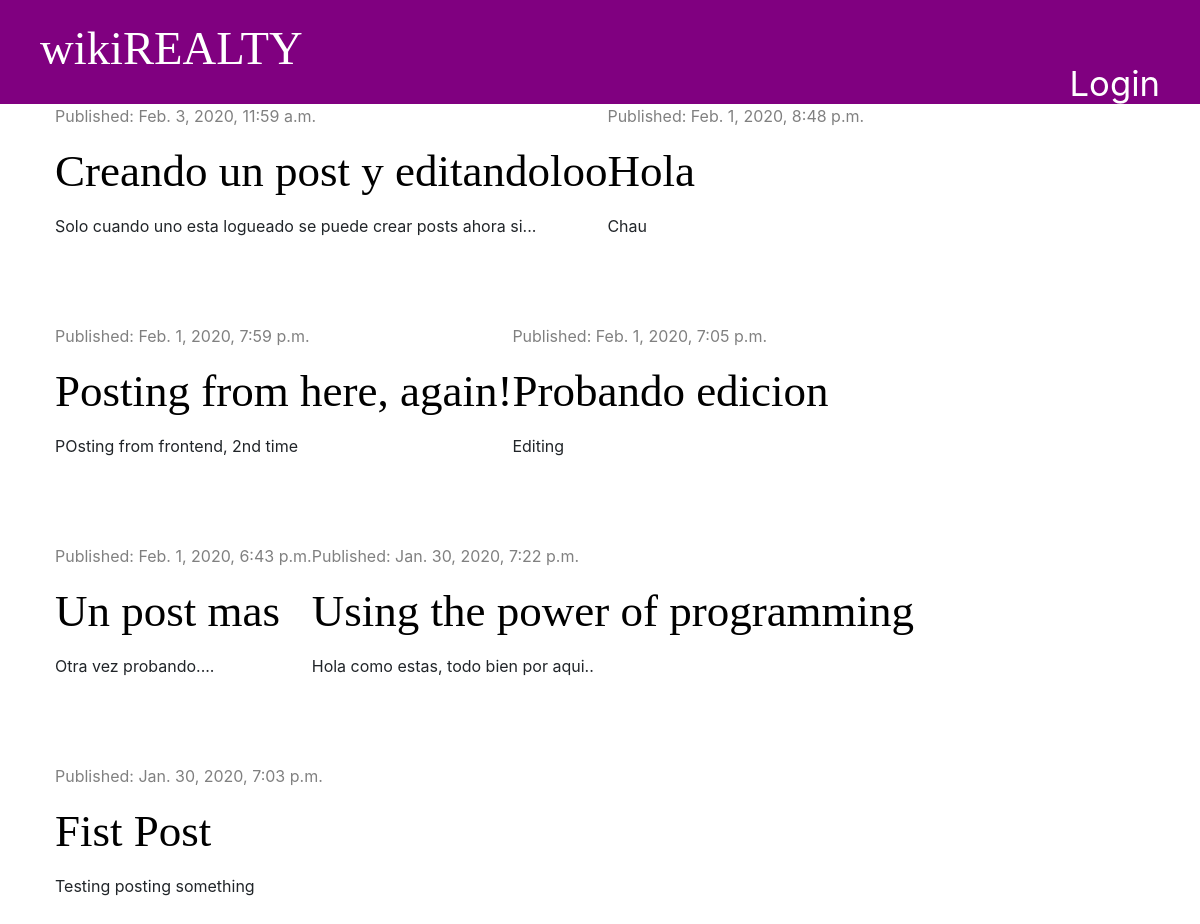
The page / on the database its author committed.
### blog/models.py (models this page shows, shortened)
class Post(models.Model):
    title = models.CharField(max_length=200)
    author = models.ForeignKey('auth.User', on_delete=models.CASCADE)
    text = models.TextField()
    created_date = models.DateTimeField(default=timezone.now)
    published_date = models.DateTimeField(blank=True, null=True)

### blog/views.py (the view)
# urls.py: path('', views.post_list, name='post_list'),
def post_list(request):
    posts = Post.objects.filter(published_date__lte=timezone.now()).order_by('-published_date')
    stuff_for_frontend = {'posts': posts}
    return render(request, 'blog/post_list.html', stuff_for_frontend)

### blog/templates/blog/post_list.html (shortened to what this page needs)
{% extends 'blog/base.html' %}
{% block content %}
    {% for post in posts %}
        <div class="post">
            <div class="date">
                <p>Published: {{ post.published_date}}</p>
            </div>
            <p><h1><a href="{% url 'post_detail' pk=post.pk %}">{{ post.title }}</a></h1></p>
            <p>{{ post.text | linebreaksbr }}</p>
        </div>
    {% endfor %}
{% endblock %}

### blog/static/css/blog.css (style rules this page uses)
h1, h2, h3, h4 { font-family: 'Tangerine', 'Inconsolata'; font-size: 45px; }
.date { color: grey; }
.post { margin-bottom: 70px; align-content: left; }
.post h1 a { color: black; }

### rows shown on the page
Post: published_date "Feb. 3, 2020, 11:59 a.m.", title "Creando un post y editandoloo", text "Solo cuando uno esta logueado se puede crear posts ahora si..."
Post: published_date "Feb. 1, 2020, 8:48 p.m.", title "Hola", text "Chau"
Post: published_date "Feb. 1, 2020, 7:59 p.m.", title "Posting from here, again!", text "POsting from frontend, 2nd time"
Post: published_date "Feb. 1, 2020, 7:05 p.m.", title "Probando edicion", text "Editing"
Post: published_date "Feb. 1, 2020, 6:43 p.m.", title "Un post mas", text "Otra vez probando...."
Post: published_date "Jan. 30, 2020, 7:22 p.m.", title "Using the power of programming", text "Hola como estas, todo bien por aqui.."
Post: published_date "Jan. 30, 2020, 7:03 p.m.", title "Fist Post", text "Testing posting something"
